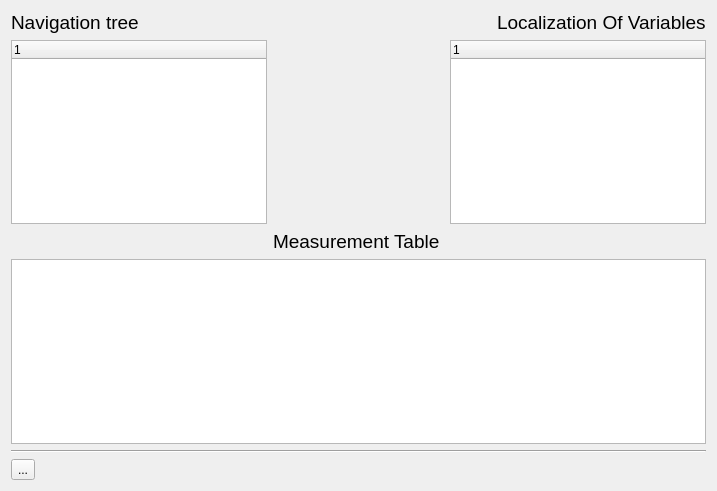
<?xml version="1.0" encoding="UTF-8"?>
<ui version="4.0">
 <class>Form</class>
 <widget class="QWidget" name="Form">
  <property name="windowModality">
   <enum>Qt::WindowModal</enum>
  </property>
  <property name="geometry">
   <rect>
    <x>0</x>
    <y>0</y>
    <width>717</width>
    <height>491</height>
   </rect>
  </property>
  <property name="windowTitle">
   <string>Metric Reports</string>
  </property>
  <property name="autoFillBackground">
   <bool>true</bool>
  </property>
  <layout class="QGridLayout" name="gridLayout_4">
   <item row="0" column="0">
    <layout class="QGridLayout" name="gridLayout_3">
     <item row="0" column="0">
      <layout class="QGridLayout" name="gridLayout_2">
       <item row="0" column="0">
        <widget class="QLabel" name="label">
         <property name="font">
          <font>
           <pointsize>14</pointsize>
          </font>
         </property>
         <property name="text">
          <string>Navigation tree</string>
         </property>
        </widget>
       </item>
       <item row="0" column="1">
        <spacer name="horizontalSpacer_2">
         <property name="orientation">
          <enum>Qt::Horizontal</enum>
         </property>
         <property name="sizeHint" stdset="0">
          <size>
           <width>288</width>
           <height>20</height>
          </size>
         </property>
        </spacer>
       </item>
       <item row="0" column="2">
        <widget class="QLabel" name="label_2">
         <property name="font">
          <font>
           <pointsize>14</pointsize>
          </font>
         </property>
         <property name="text">
          <string>Localization Of Variables</string>
         </property>
        </widget>
       </item>
      </layout>
     </item>
     <item row="1" column="0">
      <layout class="QGridLayout" name="gridLayout">
       <item row="1" column="0">
        <widget class="QTreeWidget" name="treeWidget">
         <property name="editTriggers">
          <set>QAbstractItemView::NoEditTriggers</set>
         </property>
         <property name="selectionBehavior">
          <enum>QAbstractItemView::SelectItems</enum>
         </property>
         <column>
          <property name="text">
           <string notr="true">1</string>
          </property>
         </column>
        </widget>
       </item>
       <item row="2" column="1">
        <widget class="QLabel" name="label_3">
         <property name="font">
          <font>
           <pointsize>14</pointsize>
          </font>
         </property>
         <property name="text">
          <string>Measurement Table</string>
         </property>
        </widget>
       </item>
       <item row="1" column="2">
        <widget class="QTreeWidget" name="treeWidget_2">
         <property name="editTriggers">
          <set>QAbstractItemView::NoEditTriggers</set>
         </property>
         <property name="alternatingRowColors">
          <bool>true</bool>
         </property>
         <column>
          <property name="text">
           <string notr="true">1</string>
          </property>
         </column>
        </widget>
       </item>
       <item row="3" column="0" colspan="3">
        <widget class="QTableWidget" name="tableWidget"/>
       </item>
       <item row="1" column="1">
        <spacer name="horizontalSpacer">
         <property name="orientation">
          <enum>Qt::Horizontal</enum>
         </property>
         <property name="sizeHint" stdset="0">
          <size>
           <width>40</width>
           <height>20</height>
          </size>
         </property>
        </spacer>
       </item>
      </layout>
     </item>
     <item row="3" column="0">
      <widget class="Line" name="line">
       <property name="orientation">
        <enum>Qt::Horizontal</enum>
       </property>
      </widget>
     </item>
    </layout>
   </item>
   <item row="1" column="0">
    <widget class="QToolButton" name="toolButton">
     <property name="text">
      <string>...</string>
     </property>
    </widget>
   </item>
  </layout>
 </widget>
 <resources/>
 <connections/>
</ui>
